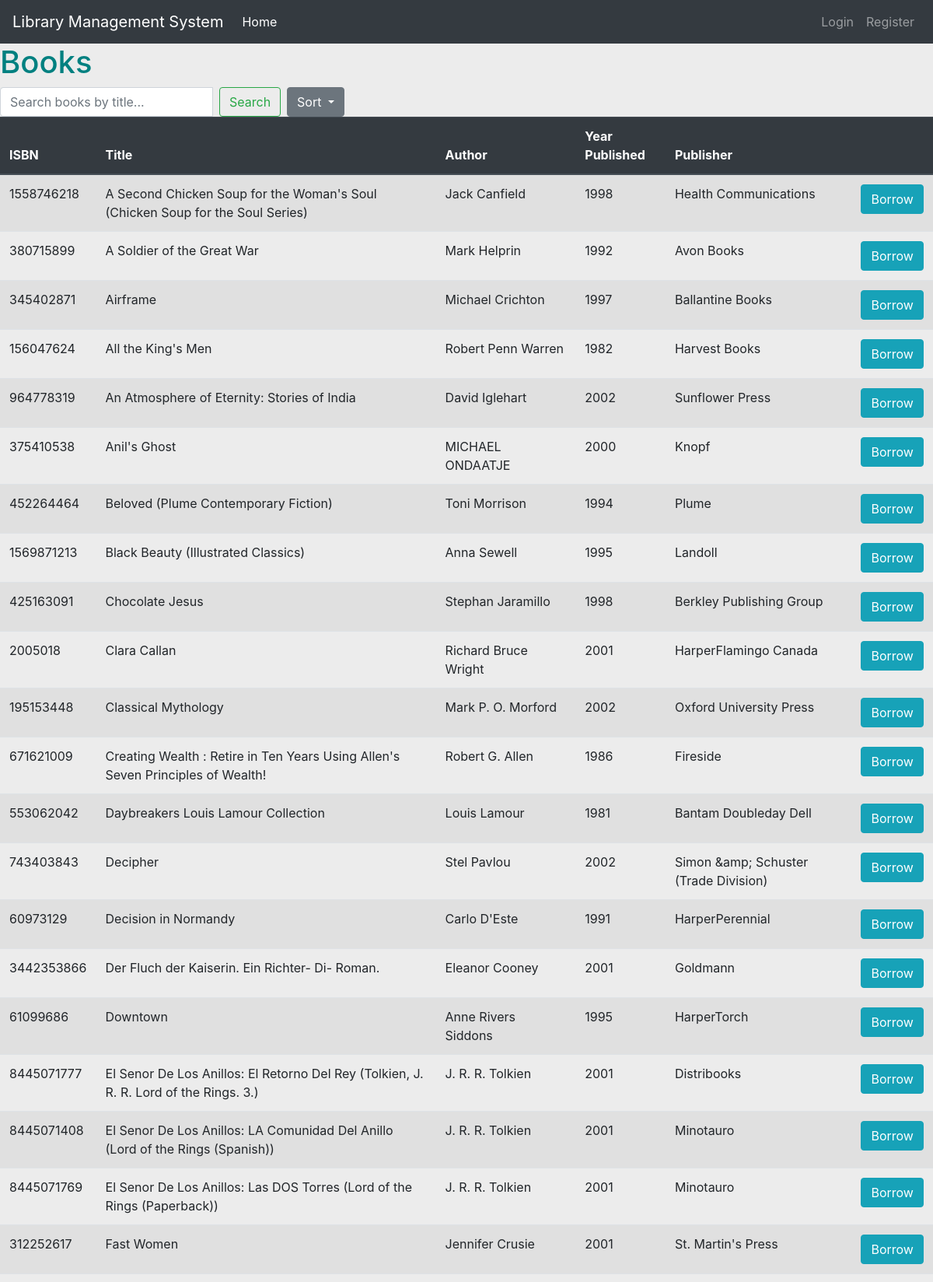
Page /home?sort=title_az (upper part) on the committed database.
### library/models.py (models this page shows)
class Book(db.Model):
    isbn = db.Column(db.Integer, primary_key=True)
    title = db.Column(db.String(256), nullable=False)
    author = db.Column(db.String(256), nullable=False)
    year_published = db.Column(db.Integer, nullable=False)
    publisher = db.Column(db.String(256))
    borrowed = db.Column(db.Boolean, nullable=False)

### library/routes.py (the view)
@app.route('/')
@app.route('/home')
def home():
    search_query = request.args.get('search_query')
    sort_option = request.args.get('sort')
    if search_query and search_query.lower() != "all":
        books_query = Book.query.filter(Book.title.ilike(f'%{search_query}%'))
        flash("Search results for book title: '{}'".format(search_query), 'success')
    else:
        books_query = Book.query
    if sort_option == 'title_az':
        books_query = books_query.order_by(asc(Book.title))
    elif sort_option == 'title_za':
        books_query = books_query.order_by(desc(Book.title))
    elif sort_option == 'year_oldest':
        books_query = books_query.order_by(asc(Book.year_published))
    elif sort_option == 'year_newest':
        books_query = books_query.order_by(desc(Book.year_published))
    books = books_query.all()
    return render_template('home.html', books=books, search_query=search_query)

### library/templates/home.html (shortened to what this page needs)
{% extends 'base.html' %}
{% block content %}
    <h1 class="title">Books</h1>
    <form class="form-inline" action="{{ url_for('home') }}" method="get">
        <div class="input-group">
            <input type="text" class="form-control mr-sm-2" name="search_query" placeholder="Search books by title...">
            <button class="btn btn-outline-success my-2 my-sm-0" type="submit">Search</button>
        </div>
        {% if books %}
        <div class="btn-group ml-2">
            <button class="btn btn-secondary dropdown-toggle" type="button" data-toggle="dropdown" aria-haspopup="true" aria-expanded="false">
                Sort
            </button>
        </div>
        {% endif %}
    </form>
    <table class="table table-striped">
        <thead class="thead-dark">
            <tr>
                <th>ISBN</th>
                <th>Title</th>
                <th>Author</th>
                <th>Year Published</th>
                <th>Publisher</th>
                <th></th>
            </tr>
        </thead>
        <tbody>
        {% for book in books %}
            <tr class="book">
                <td>{{ book.isbn }}</td>
                <td>{{ book.title }}</td>
                <td>{{ book.author }}</td>
                <td>{{ book.year_published }}</td>
                <td>{{ book.publisher }}</td>
                <td>
                    <button class="btn btn-outline btn-info">Borrow</button>
                </td>
            </tr>
        {% endfor %}
        </tbody>
    </table>
{% endblock %}

### library/templates/base.html (style rules this page uses)
body { background-color: #ECECEC; color: teal }

### rows in the picture
Book: isbn "1558746218", title "A Second Chicken Soup for the Woman's Soul (Chicken Soup for the Soul Series)", author "Jack Canfield", year_published "1998", publisher "Health Communications"
Book: isbn "380715899", title "A Soldier of the Great War", author "Mark Helprin", year_published "1992", publisher "Avon Books"
Book: isbn "345402871", title "Airframe", author "Michael Crichton", year_published "1997", publisher "Ballantine Books"
Book: isbn "156047624", title "All the King's Men", author "Robert Penn Warren", year_published "1982", publisher "Harvest Books"
Book: isbn "964778319", title "An Atmosphere of Eternity: Stories of India", author "David Iglehart", year_published "2002", publisher "Sunflower Press"
Book: isbn "375410538", title "Anil's Ghost", author "MICHAEL ONDAATJE", year_published "2000", publisher "Knopf"
Book: isbn "452264464", title "Beloved (Plume Contemporary Fiction)", author "Toni Morrison", year_published "1994", publisher "Plume"
Book: isbn "1569871213", title "Black Beauty (Illustrated Classics)", author "Anna Sewell", year_published "1995", publisher "Landoll"
Book: isbn "425163091", title "Chocolate Jesus", author "Stephan Jaramillo", year_published "1998", publisher "Berkley Publishing Group"
Book: isbn "2005018", title "Clara Callan", author "Richard Bruce Wright", year_published "2001", publisher "HarperFlamingo Canada"
Book: isbn "195153448", title "Classical Mythology", author "Mark P. O. Morford", year_published "2002", publisher "Oxford University Press"
Book: isbn "671621009", title "Creating Wealth : Retire in Ten Years Using Allen's Seven Principles of Wealth!", author "Robert G. Allen", year_published "1986", publisher "Fireside"
Book: isbn "553062042", title "Daybreakers Louis Lamour Collection", author "Louis Lamour", year_published "1981", publisher "Bantam Doubleday Dell"
Book: isbn "743403843", title "Decipher", author "Stel Pavlou", year_published "2002", publisher "Simon &amp; Schuster (Trade Division)"
Book: isbn "60973129", title "Decision in Normandy", author "Carlo D'Este", year_published "1991", publisher "HarperPerennial"
Book: isbn "3442353866", title "Der Fluch der Kaiserin. Ein Richter- Di- Roman.", author "Eleanor Cooney", year_published "2001", publisher "Goldmann"
Book: isbn "61099686", title "Downtown", author "Anne Rivers Siddons", year_published "1995", publisher "HarperTorch"
Book: isbn "8445071777", title "El Senor De Los Anillos: El Retorno Del Rey (Tolkien, J. R. R. Lord of the Rings. 3.)", author "J. R. R. Tolkien", year_published "2001", publisher "Distribooks"
Book: isbn "8445071408", title "El Senor De Los Anillos: LA Comunidad Del Anillo (Lord of the Rings (Spanish))", author "J. R. R. Tolkien", year_published "2001", publisher "Minotauro"
Book: isbn "8445071769", title "El Senor De Los Anillos: Las DOS Torres (Lord of the Rings (Paperback))", author "J. R. R. Tolkien", year_published "2001", publisher "Minotauro"
Book: isbn "312252617", title "Fast Women", author "Jennifer Crusie", year_published "2001", publisher "St. Martin's Press"
